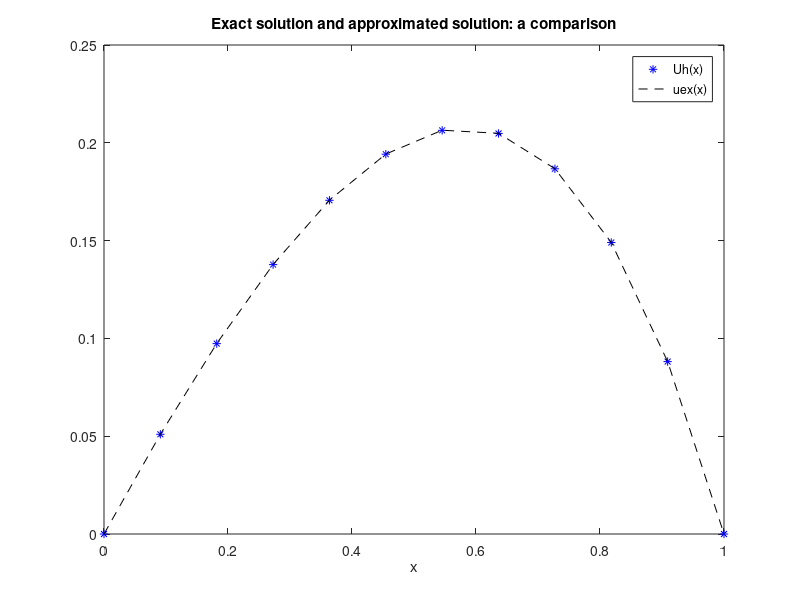

The MATLAB script that drew this image:
clearvars, close all

% Finding the exact solution with syms tool.
% syms u(x) a(x) f(x)
% Du=diff(u,1);
% f=1;
% a=exp(-x);
% uex=dsolve(-diff((a*Du),1)==f,u(0)==0,u(1)==0);
% uex=simplify(uex); 
% uex=vectorize(uex)

L=1; % b-a
n=10; % # spacings 
h=L/(n+1); % mesh step (n+1) elements, (n+2) total nodes.
f=@(x)1+0.*x; 
a=@(x)exp(-x);

uex=@(x)exp(x).*(1./(exp(1) - 1) - x + 1) - exp(1)./(exp(1) - 1);

xnodes=linspace(0,L,n+2);

u0=0; uL=0; % Dirichlet BCs.

diag = a(xnodes(2:end-1)-1/2*h)+a(xnodes(2:end-1)+1/2*h);
offdiaginf = [-a(xnodes(3:end-1)-1/2*h), 0]; % spdiags ignores last value.
offdiagsup = [0, -a(xnodes(2:end-2)+1/2*h)]; % spdiags ignores first value.

% Create the sparse matrix using spdiags().
A = spdiags([offdiaginf', diag', offdiagsup'],-1:1, n, n);

A=A/h^2;

b=f(xnodes(2:end-1)); b=b'; % known term (column).
b(1)=b(1)+u0*a(xnodes(2)-1/2*h)/h^2;  % modifies with Dirichlet BC in 0.
b(end)=b(end)+uL*a(xnodes(end-1)+1/2*h)/h^2; % modifies with Dirichlet BC in 1.

Uh=A\b; % dim Uh: (nx1)
Uh=[u0;Uh;uL];
plot(xnodes,Uh,'b*',xnodes,uex(xnodes), 'k--')
xlabel('x'), title('Exact solution and approximated solution: a comparison')
legend('Uh(x)','uex(x)')
fprintf('h = %12.10e err = %12.10e\n',h,norm(Uh'-uex(xnodes),'inf'));
